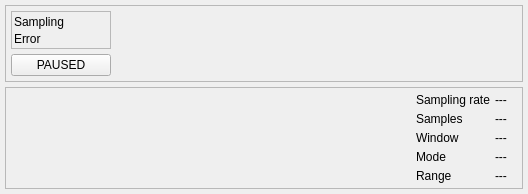
         <widget class="QWidget" name="stack_dsoPage">
          <layout class="QVBoxLayout" name="verticalLayout_2">
           <property name="spacing">
            <number>5</number>
           </property>
           <property name="leftMargin">
            <number>5</number>
           </property>
           <property name="topMargin">
            <number>5</number>
           </property>
           <property name="rightMargin">
            <number>5</number>
           </property>
           <property name="bottomMargin">
            <number>5</number>
           </property>
           <item>
            <widget class="gui::UGFrame" name="frame_4">
             <property name="maximumSize">
              <size>
               <width>16777215</width>
               <height>200</height>
              </size>
             </property>
             <property name="frameShape">
              <enum>QFrame::StyledPanel</enum>
             </property>
             <property name="frameShadow">
              <enum>QFrame::Raised</enum>
             </property>
             <layout class="QHBoxLayout" name="horizontalLayout_8">
              <property name="spacing">
               <number>5</number>
              </property>
              <property name="leftMargin">
               <number>5</number>
              </property>
              <property name="topMargin">
               <number>5</number>
              </property>
              <property name="rightMargin">
               <number>5</number>
              </property>
              <property name="bottomMargin">
               <number>5</number>
              </property>
              <item>
               <widget class="QWidget" name="widget_3" native="true">
                <property name="maximumSize">
                 <size>
                  <width>100</width>
                  <height>16777215</height>
                 </size>
                </property>
                <layout class="QVBoxLayout" name="verticalLayout_8">
                 <property name="spacing">
                  <number>5</number>
                 </property>
                 <property name="leftMargin">
                  <number>0</number>
                 </property>
                 <property name="topMargin">
                  <number>0</number>
                 </property>
                 <property name="rightMargin">
                  <number>0</number>
                 </property>
                 <property name="bottomMargin">
                  <number>0</number>
                 </property>
                 <item>
                  <widget class="gui::UGFrame" name="frame_5">
                   <property name="maximumSize">
                    <size>
                     <width>110</width>
                     <height>16777215</height>
                    </size>
                   </property>
                   <property name="frameShape">
                    <enum>QFrame::StyledPanel</enum>
                   </property>
                   <property name="frameShadow">
                    <enum>QFrame::Raised</enum>
                   </property>
                   <layout class="QFormLayout" name="formLayout_6">
                    <property name="horizontalSpacing">
                     <number>2</number>
                    </property>
                    <property name="verticalSpacing">
                     <number>2</number>
                    </property>
                    <property name="leftMargin">
                     <number>2</number>
                    </property>
                    <property name="topMargin">
                     <number>2</number>
                    </property>
                    <property name="rightMargin">
                     <number>2</number>
                    </property>
                    <property name="bottomMargin">
                     <number>2</number>
                    </property>
                    <item row="0" column="0">
                     <widget class="QLabel" name="label_25">
                      <property name="text">
                       <string>Sampling</string>
                      </property>
                     </widget>
                    </item>
                    <item row="0" column="1">
                     <widget class="gui::UGLed" name="dsosamplingLed" native="true">
                      <property name="minimumSize">
                       <size>
                        <width>15</width>
                        <height>15</height>
                       </size>
                      </property>
                      <property name="maximumSize">
                       <size>
                        <width>15</width>
                        <height>15</height>
                       </size>
                      </property>
                      <property name="palette">
                       <palette>
                        <active>
                         <colorrole role="Accent">
                          <brush brushstyle="SolidPattern">
                           <color alpha="255">
                            <red>0</red>
                            <green>249</green>
                            <blue>0</blue>
                           </color>
                          </brush>
                         </colorrole>
                        </active>
                        <inactive>
                         <colorrole role="Accent">
                          <brush brushstyle="SolidPattern">
                           <color alpha="255">
                            <red>0</red>
                            <green>249</green>
                            <blue>0</blue>
                           </color>
                          </brush>
                         </colorrole>
                        </inactive>
                        <disabled>
                         <colorrole role="Accent">
                          <brush brushstyle="SolidPattern">
                           <color alpha="255">
                            <red>0</red>
                            <green>249</green>
                            <blue>0</blue>
                           </color>
                          </brush>
                         </colorrole>
                        </disabled>
                       </palette>
                      </property>
                     </widget>
                    </item>
                    <item row="1" column="0">
                     <widget class="QLabel" name="label_26">
                      <property name="text">
                       <string>Error</string>
                      </property>
                     </widget>
                    </item>
                    <item row="1" column="1">
                     <widget class="gui::UGLed" name="dsoerrorLed" native="true">
                      <property name="minimumSize">
                       <size>
                        <width>15</width>
                        <height>15</height>
                       </size>
                      </property>
                      <property name="maximumSize">
                       <size>
                        <width>15</width>
                        <height>15</height>
                       </size>
                      </property>
                      <property name="palette">
                       <palette>
                        <active>
                         <colorrole role="Accent">
                          <brush brushstyle="SolidPattern">
                           <color alpha="255">
                            <red>184</red>
                            <green>10</green>
                            <blue>25</blue>
                           </color>
                          </brush>
                         </colorrole>
                        </active>
                        <inactive>
                         <colorrole role="Accent">
                          <brush brushstyle="SolidPattern">
                           <color alpha="255">
                            <red>184</red>
                            <green>10</green>
                            <blue>25</blue>
                           </color>
                          </brush>
                         </colorrole>
                        </inactive>
                        <disabled>
                         <colorrole role="Accent">
                          <brush brushstyle="SolidPattern">
                           <color alpha="255">
                            <red>184</red>
                            <green>10</green>
                            <blue>25</blue>
                           </color>
                          </brush>
                         </colorrole>
                        </disabled>
                       </palette>
                      </property>
                     </widget>
                    </item>
                   </layout>
                  </widget>
                 </item>
                 <item>
                  <widget class="gui::UGButton" name="dsotriggerButton">
                   <property name="enabled">
                    <bool>true</bool>
                   </property>
                   <property name="sizePolicy">
                    <sizepolicy hsizetype="Ignored" vsizetype="Minimum">
                     <horstretch>0</horstretch>
                     <verstretch>0</verstretch>
                    </sizepolicy>
                   </property>
                   <property name="palette">
                    <palette>
                     <active>
                      <colorrole role="Accent">
                       <brush brushstyle="SolidPattern">
                        <color alpha="181">
                         <red>255</red>
                         <green>255</green>
                         <blue>255</blue>
                        </color>
                       </brush>
                      </colorrole>
                     </active>
                     <inactive>
                      <colorrole role="Accent">
                       <brush brushstyle="SolidPattern">
                        <color alpha="181">
                         <red>255</red>
                         <green>255</green>
                         <blue>255</blue>
                        </color>
                       </brush>
                      </colorrole>
                     </inactive>
                     <disabled>
                      <colorrole role="Accent">
                       <brush brushstyle="SolidPattern">
                        <color alpha="181">
                         <red>255</red>
                         <green>255</green>
                         <blue>255</blue>
                        </color>
                       </brush>
                      </colorrole>
                     </disabled>
                    </palette>
                   </property>
                   <property name="text">
                    <string>PAUSED</string>
                   </property>
                  </widget>
                 </item>
                </layout>
               </widget>
              </item>
              <item>
               <widget class="gui::UGOscilloscope" name="oscilloscope" native="true">
                <property name="minimumSize">
                 <size>
                  <width>400</width>
                  <height>0</height>
                 </size>
                </property>
                <property name="maximumSize">
                 <size>
                  <width>16777215</width>
                  <height>200</height>
                 </size>
                </property>
               </widget>
              </item>
             </layout>
            </widget>
           </item>
           <item>
            <widget class="gui::UGFrame" name="frame_7">
             <property name="frameShape">
              <enum>QFrame::StyledPanel</enum>
             </property>
             <property name="frameShadow">
              <enum>QFrame::Raised</enum>
             </property>
             <layout class="QHBoxLayout" name="horizontalLayout_9">
              <property name="spacing">
               <number>5</number>
              </property>
              <property name="leftMargin">
               <number>5</number>
              </property>
              <property name="topMargin">
               <number>5</number>
              </property>
              <property name="rightMargin">
               <number>5</number>
              </property>
              <property name="bottomMargin">
               <number>5</number>
              </property>
              <item>
               <widget class="gui::UGSelector" name="dsoModeSelector" native="true">
                <property name="minimumSize">
                 <size>
                  <width>150</width>
                  <height>0</height>
                 </size>
                </property>
               </widget>
              </item>
              <item>
               <widget class="gui::UGSelector" name="dsoMeasureSelector" native="true">
                <property name="minimumSize">
                 <size>
                  <width>120</width>
                  <height>0</height>
                 </size>
                </property>
               </widget>
              </item>
              <item>
               <widget class="gui::UGButtonArray" name="dsoRangeSelector" native="true">
                <property name="minimumSize">
                 <size>
                  <width>120</width>
                  <height>0</height>
                 </size>
                </property>
               </widget>
              </item>
              <item>
               <layout class="QFormLayout" name="formLayout_7">
                <property name="labelAlignment">
                 <set>Qt::AlignLeading|Qt::AlignLeft|Qt::AlignVCenter</set>
                </property>
                <property name="formAlignment">
                 <set>Qt::AlignLeading|Qt::AlignLeft|Qt::AlignTop</set>
                </property>
                <item row="0" column="0">
                 <widget class="QLabel" name="label">
                  <property name="text">
                   <string>Sampling rate</string>
                  </property>
                 </widget>
                </item>
                <item row="0" column="1">
                 <widget class="QLabel" name="dsosamplingrateLabel">
                  <property name="text">
                   <string>---</string>
                  </property>
                 </widget>
                </item>
                <item row="1" column="0">
                 <widget class="QLabel" name="label_10">
                  <property name="text">
                   <string>Samples</string>
                  </property>
                 </widget>
                </item>
                <item row="1" column="1">
                 <widget class="QLabel" name="dsosamplesLabel">
                  <property name="text">
                   <string>---</string>
                  </property>
                 </widget>
                </item>
                <item row="2" column="0">
                 <widget class="QLabel" name="label_23">
                  <property name="text">
                   <string>Window</string>
                  </property>
                 </widget>
                </item>
                <item row="2" column="1">
                 <widget class="QLabel" name="dsowindowLabel">
                  <property name="text">
                   <string>---</string>
                  </property>
                 </widget>
                </item>
                <item row="3" column="0">
                 <widget class="QLabel" name="label_24">
                  <property name="text">
                   <string>Mode</string>
                  </property>
                 </widget>
                </item>
                <item row="3" column="1">
                 <widget class="QLabel" name="dsomodeLabel">
                  <property name="text">
                   <string>---</string>
                  </property>
                 </widget>
                </item>
                <item row="4" column="0">
                 <widget class="QLabel" name="label_27">
                  <property name="text">
                   <string>Range</string>
                  </property>
                 </widget>
                </item>
                <item row="4" column="1">
                 <widget class="QLabel" name="dsorangeLabel">
                  <property name="text">
                   <string>---</string>
                  </property>
                 </widget>
                </item>
               </layout>
              </item>
              <item>
               <spacer name="horizontalSpacer_4">
                <property name="orientation">
                 <enum>Qt::Horizontal</enum>
                </property>
                <property name="sizeType">
                 <enum>QSizePolicy::Minimum</enum>
                </property>
                <property name="sizeHint" stdset="0">
                 <size>
                  <width>10</width>
                  <height>20</height>
                 </size>
                </property>
               </spacer>
              </item>
             </layout>
            </widget>
           </item>
          </layout>
         </widget>
